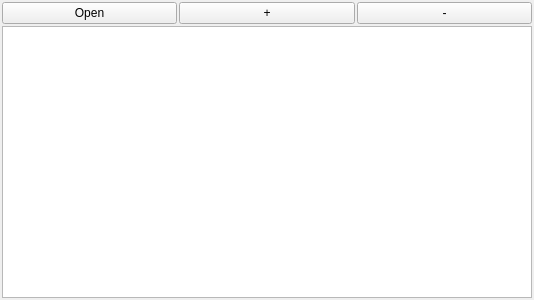
<?xml version="1.0" encoding="UTF-8"?>
<ui version="4.0">
 <class>ICDxfEditor</class>
 <widget class="QWidget" name="ICDxfEditor">
  <property name="geometry">
   <rect>
    <x>0</x>
    <y>0</y>
    <width>534</width>
    <height>300</height>
   </rect>
  </property>
  <property name="windowTitle">
   <string>Form</string>
  </property>
  <layout class="QVBoxLayout" name="verticalLayout">
   <property name="spacing">
    <number>2</number>
   </property>
   <property name="leftMargin">
    <number>2</number>
   </property>
   <property name="topMargin">
    <number>2</number>
   </property>
   <property name="rightMargin">
    <number>2</number>
   </property>
   <property name="bottomMargin">
    <number>2</number>
   </property>
   <item>
    <layout class="QHBoxLayout" name="horizontalLayout">
     <item>
      <widget class="QPushButton" name="openBtn">
       <property name="text">
        <string>Open</string>
       </property>
      </widget>
     </item>
     <item>
      <widget class="QPushButton" name="zoomIn">
       <property name="text">
        <string>+</string>
       </property>
      </widget>
     </item>
     <item>
      <widget class="QPushButton" name="zoomOut">
       <property name="text">
        <string>-</string>
       </property>
      </widget>
     </item>
    </layout>
   </item>
   <item>
    <widget class="QGraphicsView" name="view"/>
   </item>
  </layout>
 </widget>
 <resources/>
 <connections/>
</ui>
